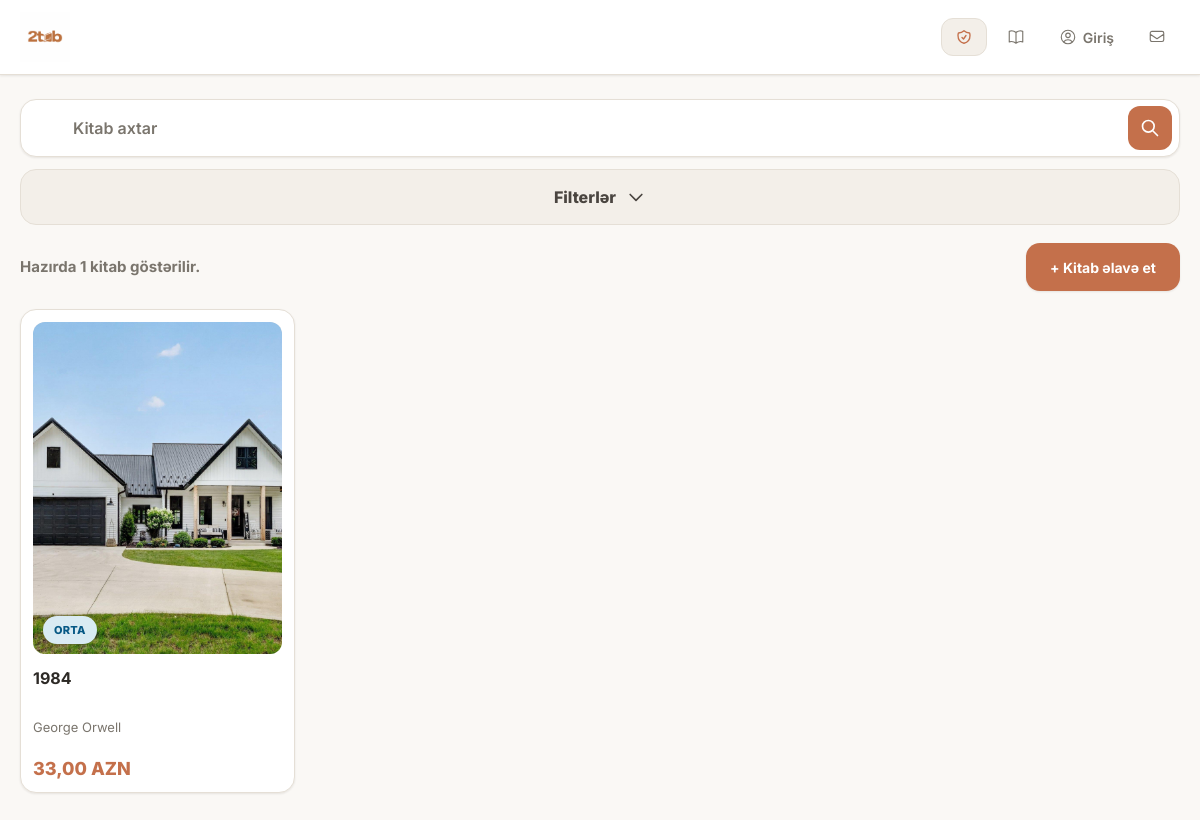
The page /kitablar on the database as committed earlier.
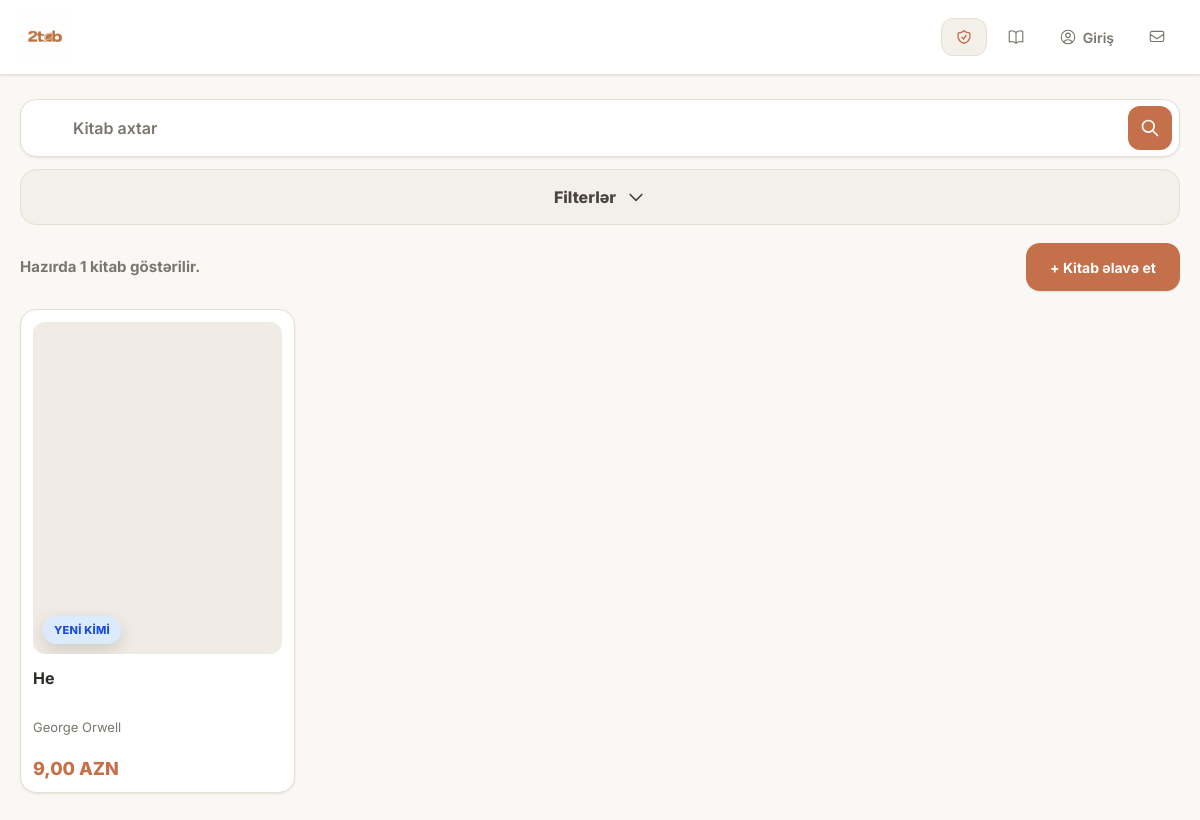
The same page on the database as committed later.
### books/models.py (models this page shows, shortened)
class Book(models.Model):
    class Language(models.TextChoices):
        AZERBAIJANI = "az", "Azərbaycan"
        ENGLISH = "en", "İngilis"
        RUSSIAN = "ru", "Rus"
        TURKISH = "tr", "Türk"
    class Condition(models.TextChoices):
        NEW = 'new', 'Yeni'
        LIKE_NEW = 'like_new', 'Yeni kimi'
        MEDIUM = 'medium', 'Orta'
        LIKE_OLD = 'like_old', 'Köhnə kimi'
        OLD = 'old', 'Köhnə'
    class Genre(models.TextChoices):
        FICTION = "fiction", "Bədii"
        FANTASY = "fantasy", "Fantastika"
        SCIENCE_FICTION = "science_fiction", "Elmi fantastika"
        MYSTERY = "mystery", "Detektiv"
        THRILLER = "thriller", "Triller"
        ROMANCE = "romance", "Romantik"
        HORROR = "horror", "Qorxu"
        HISTORY = "history", "Tarix"
        BIOGRAPHY = "biography", "Bioqrafiya"
        SELF_HELP = "self_help", "Şəxsi inkişaf"
        PHILOSOPHY = "philosophy", "Fəlsəfə"
        PSYCHOLOGY = "psychology", "Psixologiya"
        SCIENCE = "science", "Elmi"
        BUSINESS = "business", "Biznes"
        CHILDREN = "children", "Uşaq ədəbiyyatı"
    slug = models.SlugField(unique=True, blank=True)
    title = models.CharField(max_length=100)
    description = models.TextField(null=True, blank=True)
    author_name = models.CharField(max_length=100)
    price = models.DecimalField(max_digits=6, decimal_places=2)
    published_year = models.PositiveIntegerField(null=True,blank=True)
    condition = models.CharField(max_length=20, choices=Condition.choices, default=Condition.MEDIUM)
    genre = models.CharField(max_length=20, choices=Genre.choices)
    language = models.CharField(max_length=5,choices=Language.choices,default=Language.AZERBAIJANI)
    owner = models.ForeignKey(CustomUser, on_delete=models.SET_NULL, null=True, related_name='books')
    created_at = models.DateTimeField(auto_now_add=True)
    favorite_users = models.ManyToManyField(CustomUser, related_name='favorite_books', blank=True)
    @property
    def cover_image(self):
        return self.images.first()
    class Meta:
        verbose_name_plural = 'Books'
        ordering = ['-created_at']

class BookImage(models.Model):
    book = models.ForeignKey(Book,on_delete=models.CASCADE,related_name='images')
    image = models.ImageField(upload_to='books/')
    created_at = models.DateTimeField(auto_now_add=True)
    class Meta:
        ordering = ['created_at']

### books/views.py (the view)
# urls.py: path('kitablar',book_list,name='book_list'),
def book_list(request):
    books = Book.objects.prefetch_related('images')
    search = request.GET.get('search', '').strip()
    genre = request.GET.get('genre', '').strip()
    condition = request.GET.get('condition', '').strip()
    language = request.GET.get('language', '').strip()
    sort = request.GET.get('sort', 'newest').strip()
    if search:
        books = books.filter(
            Q(title__icontains=search) |
            Q(author_name__icontains=search) |
            Q(description__icontains=search)
        )
    if genre:
        books = books.filter(genre=genre)
    if condition:
        books = books.filter(condition=condition)
    if language:
        books = books.filter(language=language)
    sort_options = {
        'newest': '-created_at',
        'oldest': 'created_at',
        'price_asc': 'price',
        'price_desc': '-price',
        'title_asc': 'title',
        'title_desc': '-title',
    }
    books = books.order_by(
        sort_options.get(sort, '-created_at')
    )
    book_count = books.count()
    context = {
        'books': books,
        'book_count': book_count,
        'search': search,
        'genre': genre,
        'condition': condition,
        'language': language,
        'sort': sort,
    }
    return render(request, 'books/book_list.html', context)

### accounts/context_processors.py (called while the page is built)
def unread_message_count(request):
    if not request.user.is_authenticated:
        return {'unread_message_count': 0}
    count = Message.objects.filter(
        conversation__participants=request.user,
        read_at__isnull=True
    ).exclude(sender=request.user).count()
    return {'unread_message_count': count}

### templates/books/book_list.html (shortened to what the changed rows need)
{% load static %}
<!DOCTYPE html>
<html lang="az">
<head>
</head>
<body>
    <div class="container">
        <div class="book-grid">
            {% for book in books %}
                <a
                    href="{% url 'book_detail' book.slug %}"
                    class="book-card"
                >
                    <div class="book-image-wrap">
                        {% if book.cover_image %}
                            <img
                                class="book-image"
                                src="{{ book.cover_image.image.url }}"
                                alt="{{ book.title }}"
                                loading="lazy"
                                decoding="async"
                            >
                        {% else %}
                            <div class="no-image">
                                Şəkil yoxdur
                            </div>
                        {% endif %}
                        {% if book.condition == 'new' %}
                            <span class="badge condition-new">
                                {{ book.get_condition_display }}
                            </span>
                        {% elif book.condition == 'like_new' %}
                            <span class="badge condition-like-new">
                                {{ book.get_condition_display }}
                            </span>
                        {% elif book.condition == 'medium' %}
                            <span class="badge condition-medium">
                                {{ book.get_condition_display }}
                            </span>
                        {% elif book.condition == 'like_old' %}
                            <span class="badge condition-like-old">
                                {{ book.get_condition_display }}
                            </span>
                        {% elif book.condition == 'old' %}
                            <span class="badge condition-old">
                                {{ book.get_condition_display }}
                            </span>
                        {% endif %}
                    </div>
                    <h3>
                        {{ book.title }}
                    </h3>
                    <div class="book-author">
                        {{ book.author_name }}
                    </div>
                    <div class="book-meta">
                        <span class="book-price">
                            {{ book.price }} AZN
                        </span>
                    </div>
                </a>
            {% endfor %}
        </div>
    </div>
</body>
</html>

Rows that differ between the two databases and show on the page:
removed Book: cover_image.image (picture), condition "ORTA", title "1984", author_name "George Orwell", price "33,00"
added Book: cover_image.image (picture), condition "YENI KIMI", title "He", author_name "George Orwell", price "9,00"
